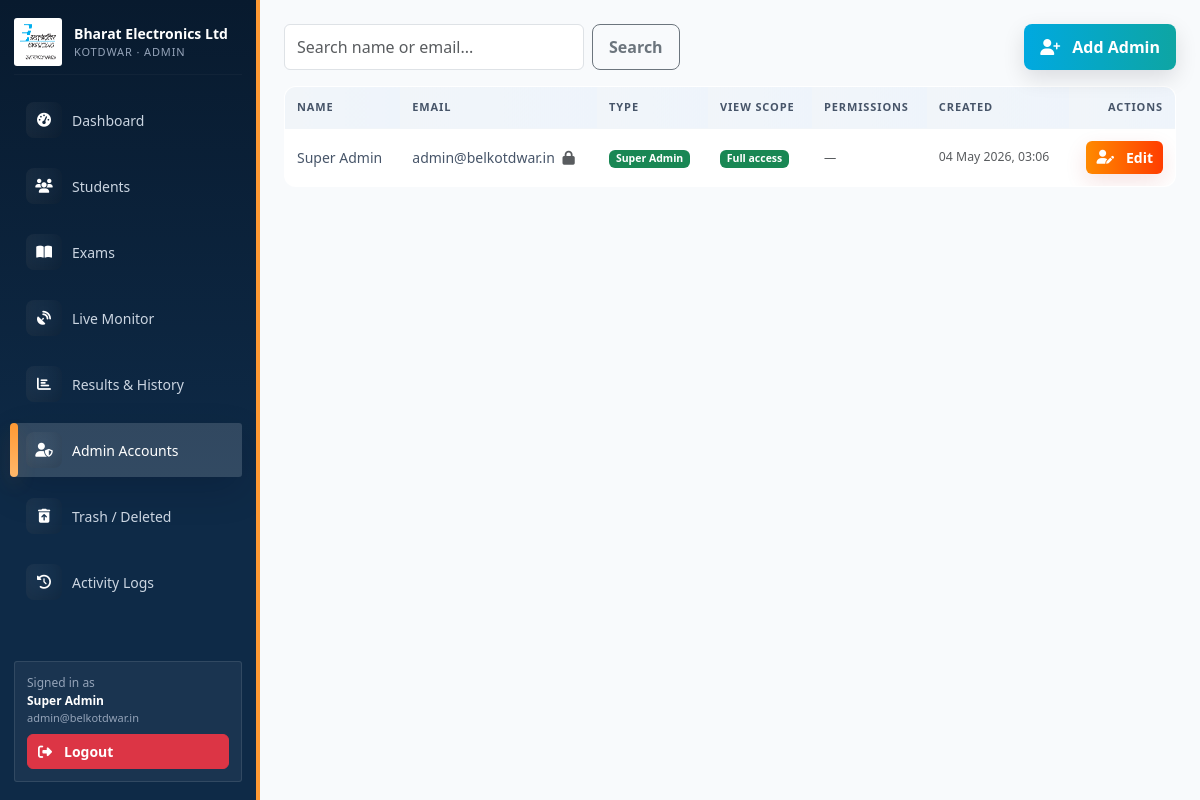
Page /admin/admins.php (signed in) on the committed database.
### tables this page shows
CREATE TABLE users (
  id               INT AUTO_INCREMENT PRIMARY KEY,
  role             ENUM('admin','student') NOT NULL,
  name             VARCHAR(150) NOT NULL,
  email            VARCHAR(150) NOT NULL,
  password_hash    VARCHAR(255) NOT NULL,
  plain_password   VARCHAR(80)  NULL,     
  roll_number      VARCHAR(80)  NULL,
  dob              DATE         NULL,
  category         ENUM('internal','external') NULL,
  photo_path       VARCHAR(255) NULL,
  is_super         TINYINT(1)   NOT NULL DEFAULT 0,
  created_by       INT          NULL,
  created_at       DATETIME     DEFAULT CURRENT_TIMESTAMP,
   
  deleted_at       DATETIME     NULL,
  deleted_by       INT          NULL,
  deleted_by_name  VARCHAR(150) NULL,
  deleted_by_email VARCHAR(150) NULL,
  UNIQUE KEY uq_email (email),
   
  UNIQUE KEY uq_roll (roll_number),
  KEY idx_role_deleted (role, deleted_at)
);

### includes/lang.php (called while the page is built, shortened)
<?php
function lang(): string {
    return $_SESSION['lang'] ?? 'en';
}

### includes/helpers.php (called while the page is built, shortened)
<?php
require_once __DIR__ . '/config.php';
function h($s): string { return htmlspecialchars((string)$s, ENT_QUOTES, 'UTF-8'); }
function current_user(): ?array { return $_SESSION['user'] ?? null; }
function require_login(string $role): array {
    $u = current_user();
    return $u;
}
function base_url(): string {
    $scheme = (!empty($_SERVER['HTTPS']) && $_SERVER['HTTPS'] !== 'off') ? 'https' : 'http';
    $host = $_SERVER['HTTP_HOST'] ?? 'localhost';
    $script = $_SERVER['SCRIPT_NAME'] ?? '';
    $prefix = '';
    return $scheme . '://' . $host . $prefix;
}
function url(string $path): string {
    return base_url() . '/' . ltrim($path, '/');
}
function fmt_dt($dt): string {
    return date('d M Y, H:i', strtotime($dt));
}

### includes/config.php (called while the page is built, shortened)
<?php
function db(): PDO {
    static $pdo = null;
    if ($pdo === null) {
        $dsn = 'mysql:host=' . DB_HOST . ';port=' . DB_PORT . ';dbname=' . DB_NAME . ';charset=utf8mb4';
        try {
            $pdo = new PDO($dsn, DB_USER, DB_PASS, [
                PDO::ATTR_ERRMODE            => PDO::ERRMODE_EXCEPTION,
                PDO::ATTR_DEFAULT_FETCH_MODE => PDO::FETCH_ASSOC,
                PDO::ATTR_EMULATE_PREPARES   => false,
            ]);
        } catch (PDOException $e) {
            die('<div style="font-family:sans-serif;padding:2em;background:#fee;color:#900;border:2px solid #c00;margin:2em">
                <h2>Database Connection Failed</h2>
                <p>Could not connect to MySQL database <code>' . DB_NAME . '</code>.</p>
                <p><b>Steps:</b></p>
                <ol>
                  <li>Open XAMPP Control Panel → Start <b>Apache</b> and <b>MySQL</b></li>
                  <li>Open <a href="http://localhost/phpmyadmin" target="_blank">phpMyAdmin</a></li>
                  <li>Import <code>htdocs/schema.sql</code> to create the <code>bel_exam_portal</code> database</li>
                  <li>Verify credentials in <code>htdocs/includes/config.php</code></li>
                </ol>
                <p>Error: ' . htmlspecialchars($e->getMessage()) . '</p>
                </div>');
        }
    }
    return $pdo;
}

### admin/admins.php (the view, shortened to what this page needs)
<?php $ADMIN_TITLE = 'Admin Accounts';
require_once __DIR__ . '/../includes/helpers.php'; $me = require_login('admin');
  ?>
  <?php
require __DIR__ . '/_shell_top.php';
$search = trim($_GET['search'] ?? '');
$params = [];
$sql = 'SELECT u.*, ap.perms, ap.view_all_exams, ap.view_all_students FROM users u LEFT JOIN admin_permissions ap ON ap.admin_id=u.id WHERE u.role="admin" AND u.deleted_at IS NULL';
$sql .= ' ORDER BY u.created_at DESC';
$stmt = db()->prepare($sql);
$stmt->execute($params);
$rows = $stmt->fetchAll();
?>
<div class="d-flex justify-content-between mb-3 gap-2 flex-wrap">
  <form class="d-flex gap-2" method="get">
    <input type="text" name="search" class="form-control" placeholder="Search name or email..." value="<?= h($search) ?>" style="width:300px">
    <button class="btn btn-outline-secondary">Search</button>
  </form>
  <button class="btn btn-navy" data-bs-toggle="modal" data-bs-target="#aa"><i class="fas fa-user-plus me-1"></i>Add Admin</button>
</div>
<table class="data-table"><thead><tr><th>Name</th><th>Email</th><th>Type</th><th>View Scope</th><th>Permissions</th><th>Created</th><th class="text-end">Actions</th></tr></thead><tbody>
<?php foreach ($rows as $r):
  $isSelfSuper = !empty($r['is_super']) && (int)$r['id'] === (int)$me['id'];
  $emailDisplay = !empty($r['is_super']) && !$isSelfSuper ? mask_email_display($r['email']) : h($r['email']);
?>
  <tr><td class="fw-medium"><?= h($r['name']) ?></td><td data-testid="admin-email-cell-<?= $r['id'] ?>"><?= $emailDisplay ?>
      <?php if (!empty($r['is_super'])): ?><i class="fas fa-lock text-muted ms-1" title="Email encrypted/hidden — visible only to the super admin themselves"></i><?php endif; ?>
    </td>
    <td><?php if ($r['is_super']): ?><span class="badge bg-success">Super Admin</span><?php else: ?><span class="badge bg-secondary">Admin</span><?php endif; ?></td>
    <td>
      <?php if ($r['is_super']): ?>
        <span class="badge bg-success">Full access</span>
      <?php endif; ?>
    </td>
    <td>
      <?php if ($r['is_super']): ?>
        <span class="small text-muted">—</span>
      <?php endif; ?>
    </td>
    <td class="small text-muted"><?= fmt_dt($r['created_at']) ?></td>
    <td class="text-end">
      <?php if ($isSelfSuper): ?>
        <button type="button" class="btn btn-sm btn-warning" data-bs-toggle="modal" data-bs-target="#superEditModal" data-testid="super-edit-btn"><i class="fas fa-user-pen me-1"></i>Edit</button>
      <?php endif; ?>
    </td>
  </tr>
<?php endforeach; ?>
</tbody></table>
<?php require __DIR__ . '/_shell_bottom.php'; ?>

### includes/header.php (shortened to what this page needs)
<?php
require_once __DIR__ . '/helpers.php';
require_once __DIR__ . '/lang.php';
$PUBLIC = $PUBLIC ?? false;
$ADMIN_SHELL = $ADMIN_SHELL ?? false;
?><!DOCTYPE html>
<html lang="<?= lang() ?>">
<head>
<link rel="stylesheet" href="<?= url('assets/lib/bootstrap/css/bootstrap.min.css') ?>">
<link rel="stylesheet" href="<?= url('assets/lib/fontawesome/css/all.min.css') ?>">
<link rel="stylesheet" href="<?= url('assets/css/app.css') ?>">
</head>
<body class="<?= trim(($ADMIN_SHELL ? 'admin-body ' : '') . ($PUBLIC ? 'public-body' : '')) ?>">

### admin/_shell_top.php (shortened to what this page needs)
<?php
require_once __DIR__ . '/../includes/helpers.php';
$u = require_login('admin');
$ADMIN_SHELL = true;
$PUBLIC = false;
require __DIR__ . '/../includes/header.php';
$nav = [
  ['dashboard.php','Dashboard','fa-gauge-high'],
  ['students.php','Students','fa-users'],
  ['exams.php','Exams','fa-book-open'],
  ['live-monitor.php','Live Monitor','fa-satellite-dish'],
  ['results.php','Results & History','fa-chart-bar'],
];
if (!empty($u['is_super'])) {
  $nav[] = ['admins.php','Admin Accounts','fa-user-shield'];
  $nav[] = ['trash.php','Trash / Deleted','fa-trash-can-arrow-up'];
  $nav[] = ['logs.php','Activity Logs','fa-clock-rotate-left'];
}
?>
<div class="admin-layout">
  <aside class="admin-sidebar" data-testid="admin-sidebar">
    <div class="brand">
      <img src="<?= url('assets/icons/BEL-Logo-Trnsprent.png') ?>" alt="BEL">
      <div><div class="fw-bold small">Bharat Electronics Ltd</div><div style="font-size:11px; letter-spacing:.08em; color:#94a3b8">KOTDWAR · ADMIN</div></div>
    </div>
    <?php foreach ($nav as $n): ?>
      <a href="<?= url('admin/' . $n[0]) ?>" class="nav-link <?= $curr === $n[0] ? 'active' : '' ?>" data-testid="nav-<?= str_replace('.php','',$n[0]) ?>"><i class="fas <?= $n[2] ?>"></i> <?= $n[1] ?></a>
    <?php endforeach; ?>
    <div class="user-box">
      <div style="color:#94a3b8">Signed in as</div>
      <div class="fw-semibold text-white"><?= h($u['name']) ?></div>
      <div style="color:#94a3b8; font-size:11px"><?= h($u['email']) ?></div>
      <a href="<?= url('logout.php') ?>" class="btn btn-sm btn-danger w-100 mt-2" data-testid="logout-btn"><i class="fas fa-sign-out-alt me-1"></i>Logout</a>
    </div>
  </aside>
  <main class="admin-main" data-testid="admin-main">
    <div class="p-4">

### admin/_shell_bottom.php
    </div>
  </main>
</div>
<?php require __DIR__ . '/../includes/footer.php'; ?>

### includes/footer.php (shortened to what this page needs)
</body></html>

### assets/css/app.css (style rules this page uses)
:root { --navy: #0E2A47; --navy-dark: #081a2e; --saffron: #FF9933; --green: #138808; --bel-blue: #00A9E0; --slatebg: #F5F7FA; }
body { background: var(--slatebg); font-family: 'Segoe UI', Tahoma, sans-serif; color: #1e293b; }
.admin-body { background: #f8fafc; }
.btn-navy { background: var(--navy); color:#fff; border: none; border-bottom: 2px solid var(--saffron); padding: 10px 22px; font-weight:600; border-radius:3px; }
body.admin-body { margin: 0; padding: 0; }
.admin-layout { position: relative; min-height: 100vh; }
.admin-sidebar { position: fixed; top: 0; left: 0; width: 260px; height: 100vh; background: var(--navy); color:#fff; padding: 20px; border-right: 4px solid var(--saffron); overflow: hidden; z-index: 1030; display: flex; flex-direction: column; }
.admin-sidebar .brand { display:flex; align-items:center; gap:10px; margin-bottom: 24px; flex-shrink: 0; }
.admin-sidebar .brand img { width:48px; height:48px; background:#fff; padding:6px; border-radius:3px; }
.admin-sidebar a.nav-link { display:flex; align-items:center; gap:10px; color:#cbd5e1; text-decoration:none; padding: 9px 12px; border-radius:3px; font-size:14px; flex-shrink: 0; }
.admin-sidebar a.nav-link.active { background: rgba(255,255,255,0.15); color:#fff; }
.admin-sidebar .user-box { margin-top: auto; padding: 12px; background: rgba(255,255,255,0.05); border: 1px solid rgba(255,255,255,0.1); border-radius:3px; font-size:12px; flex-shrink: 0; }
.admin-main { margin-left: 260px; background: #f8fafc; min-height: 100vh; }
.admin-sidebar { background: linear-gradient(180deg,#081a2e 0%, #0e2a47 60%); padding:18px 14px; }
.admin-sidebar .brand { gap:12px; padding-bottom:8px; border-bottom:1px solid rgba(255,255,255,0.03); margin-bottom:12px; }
.admin-sidebar .brand div { color:#fff; }
.admin-sidebar .nav-link { display:flex; align-items:center; gap:12px; padding:10px 12px; margin:6px 0; border-radius:14px; background: transparent; transition: transform .18s cubic-bezier(.2,.9,.2,1), box-shadow .18s ease, background .12s ease; position:relative; }
.admin-sidebar .nav-link i { width:36px; height:36px; display:inline-flex; align-items:center; justify-content:center; border-radius:8px; background: linear-gradient(90deg, rgba(255,255,255,0.06), rgba(255,255,255,0.02)); color:#fff; box-shadow: inset 0 -6px 14px rgba(0,0,0,0.12); }
.admin-sidebar .nav-link.active { background: linear-gradient(90deg, rgba(255,255,255,0.06), rgba(255,255,255,0.02)); box-shadow: 0 14px 36px rgba(2,6,23,0.16); transform: none; }
.data-table { width:100%; font-size:14px; background:#fff; border: 1px solid #e2e8f0; }
.data-table th { background: #f1f5f9; color:#475569; font-size:11px; text-transform:uppercase; letter-spacing: 0.06em; padding: 10px 12px; text-align:left; }
.data-table td { padding: 10px 12px; border-top: 1px solid #f1f5f9; }
.text-muted { color: #64748b; }
:root { --btn-grad-1: linear-gradient(90deg,#00A9E0,#0ea5a3); --btn-grad-2: linear-gradient(90deg,#ff8a00,#ff3d00); }
.btn { display:inline-flex; align-items:center; gap:8px; padding:10px 16px; border-radius:8px; font-weight:700; transition: transform .18s ease, box-shadow .18s ease, opacity .12s ease; cursor:pointer; }
.btn-primary, .btn-navy { background: var(--btn-grad-1); color:#fff; border: none; box-shadow: 0 8px 22px rgba(2,6,23,0.12); }
.btn-warning { background: var(--btn-grad-2); color:#fff; border: none; box-shadow: 0 8px 22px rgba(185,28,28,0.12); }
.btn-sm { padding:6px 10px; border-radius:6px; font-weight:700; }
.form-control, .form-control-sm { transition: all 0.3s cubic-bezier(0.2, 0.9, 0.2, 1); }
.data-table { border-radius:12px; overflow:hidden; }
.data-table th { background: linear-gradient(90deg,#f1f5f9,#eef4fb); color:#475569; font-size:11px; text-transform:uppercase; letter-spacing:0.08em; padding:12px; font-weight:800; }
.data-table td { padding:12px; color:#475569; }
.admin-body { padding-top: 0; }

### rows in the picture
users: name "Super Admin", email "admin@belkotdwar.in", is_super 1 (drawn), created_at "04 May 2026, 03:06"

### other values in the picture
$n[1] "Dashboard"
$n[1] "Students"
$n[1] "Exams"
$n[1] "Live Monitor"
$n[1] "Results & History"
$n[1] "Admin Accounts"
$n[1] "Trash / Deleted"
$n[1] "Activity Logs"
$u['name'] "Super Admin"
$u['email'] "admin@belkotdwar.in"
